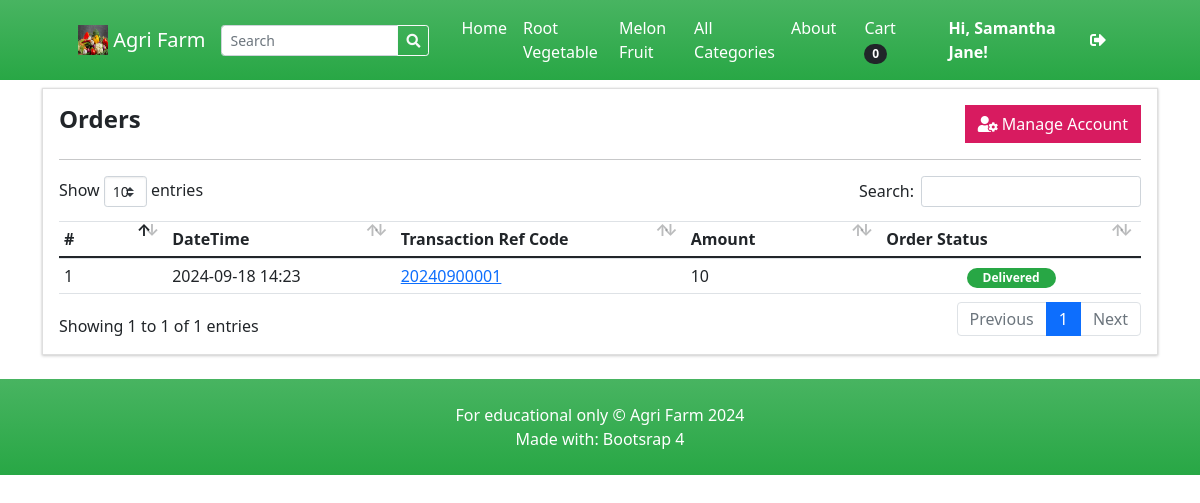
Page /?p=my_account (signed in) on the earlier database version.
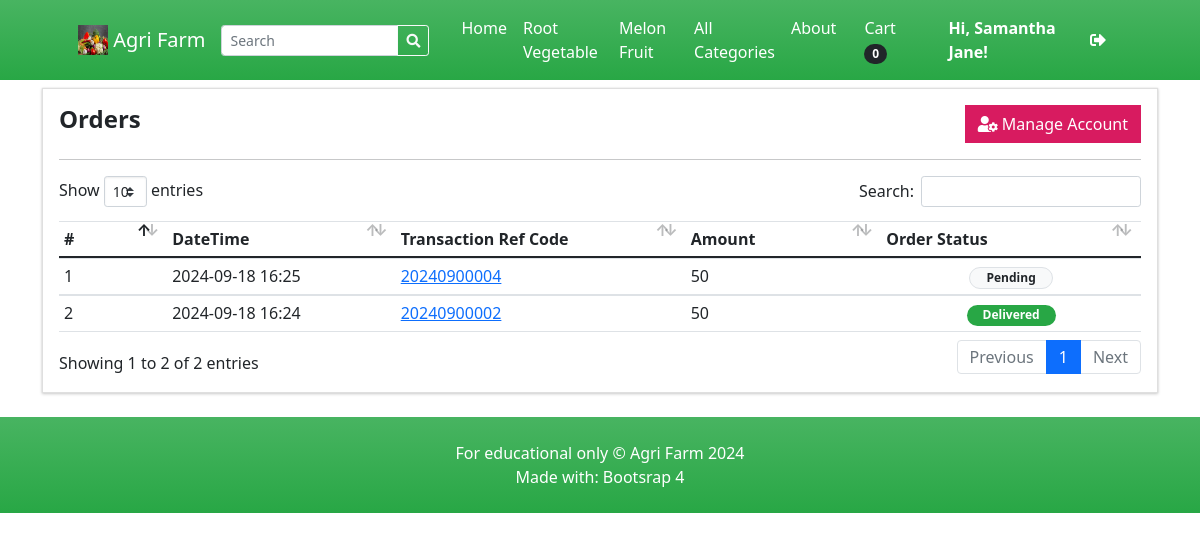
Same page on the later database version.
### tables this page shows
CREATE TABLE `categories` (
  `id` int(30) NOT NULL,
  `user_id_categories` int(11) NOT NULL,
  `category` varchar(250) NOT NULL,
  `description` text DEFAULT NULL,
  `status` tinyint(1) NOT NULL DEFAULT 1,
  `delete_flag` tinyint(1) NOT NULL DEFAULT 0,
  `date_created` datetime NOT NULL DEFAULT current_timestamp()
);

CREATE TABLE `orders` (
  `id` int(30) NOT NULL,
  `product_id` int(30) NOT NULL,
  `ref_code` varchar(100) NOT NULL,
  `client_id` int(30) NOT NULL,
  `delivery_address` text NOT NULL,
  `payment_method` varchar(100) NOT NULL,
  `order_type` tinyint(1) NOT NULL COMMENT '1= pickup,2= deliver',
  `amount` double NOT NULL,
  `status` tinyint(2) NOT NULL COMMENT '0 = pending,\\r\\n1= Packed,\\r\\n2 = Out for Delivery,\\r\\n3=Delivered,\\r\\n4=cancelled',
  `paid` tinyint(1) NOT NULL,
  `date_created` datetime NOT NULL,
  `date_updated` datetime NOT NULL
);

### classes/DBConnection.php (called while the page is built, shortened)
<?php
class DBConnection
{
    private $host = 'localhost';
    private $username = 'root';
    private $password = '';
    private $database = 'store';
    public $conn;
    public function __construct()
    {
        if (!isset($this->conn)) {
            $this->conn = new mysqli($this->host, $this->username, $this->password, $this->database, 8111);
        }
    }
}

### classes/SystemSettings.php (called while the page is built, shortened)
<?php
class SystemSettings extends DBConnection
{
	function userdata($field = '')
	{
		if (!empty($field)) {
			if (isset($_SESSION['userdata'][$field]))
				return $_SESSION['userdata'][$field];
			else
				return null;
		} else {
			return false;
		}
	}
}
$_settings = new SystemSettings();

### my_account.php (the view, shortened to what the changed rows need)
<section class="py-2">
    <div class="container">
        <div class="card rounded-0">
            <div class="card-body">
                <div class="w-100 justify-content-between d-flex">
                    <h4><b>Orders</b></h4>
                    <a href="./?p=edit_account" class="btn btn btn-default btn-flat bg-maroon">
                        <div class="fa fa-user-cog"></div> Manage Account
                    </a>
                </div>
                <hr class="border-warning">
                <table class="table table-stripped text-dark">
                    <colgroup>
                        <col width="10%">
                        <col width="15">
                        <col width="25">
                        <col width="25">
                        <col width="15">
                    </colgroup>
                    <thead>
                        <tr>
                            <th>#</th>
                            <th>DateTime</th>
                            <th>Transaction Ref Code</th>
                            <th>Amount</th>
                            <th>Order Status</th>
                        </tr>
                    </thead>
                    <tbody>
                        <?php
                        $i = 1;
                        $qry = $conn->query("SELECT o.*,concat(c.firstname,' ',c.lastname) as client from `orders` o inner join clients c on c.id = o.client_id where o.client_id = '" . $_settings->userdata('id') . "' order by unix_timestamp(o.date_created) desc ");
                        while ($row = $qry->fetch_assoc()):
                        ?>
                            <tr>
                                <td><?php echo $i++ ?></td>
                                <td><?php echo date("Y-m-d H:i", strtotime($row['date_created'])) ?></td>
                                <td><a href="javascript:void(0)" class="view_order" data-id="<?php echo $row['id'] ?>"><?php echo $row['ref_code'] ?></a></td>
                                <td><?php echo number_format($row['amount']) ?> </td>
                                <td class="text-center">
                                    <?php if ($row['status'] == 0): ?>
                                        <span class="badge badge-light text-dark border px-3 rounded-pill">Pending</span>
                                    <?php elseif ($row['status'] == 1): ?>
                                        <span class="badge badge-primary px-3 rounded-pill">Packed</span>
                                    <?php elseif ($row['status'] == 2): ?>
                                        <span class="badge badge-warning px-3 rounded-pill">Out for Delivery</span>
                                    <?php elseif ($row['status'] == 3): ?>
                                        <span class="badge badge-success px-3 rounded-pill">Delivered</span>
                                    <?php else: ?>
                                        <span class="badge badge-danger px-3 rounded-pill">Cancelled</span>
                                    <?php endif; ?>
                                </td>
                            </tr>
                        <?php endwhile; ?>
                    </tbody>
                </table>
            </div>
        </div>
    </div>
</section>

### inc/topBarNav.php (shortened to what the changed rows need)
<nav class="navbar navbar-expand-lg navbar-dark bg-gradient-green">
  <div class="container px-4 px-lg-5 ">
    <div class="collapse navbar-collapse" id="navbarSupportedContent">
      <ul class="navbar-nav me-auto mb-2 mb-lg-0 ms-lg-4">
        <?php
        $cat_qry = $conn->query("SELECT * FROM categories where status = 1 AND delete_flag = 0 limit 3");
        while ($crow = $cat_qry->fetch_assoc()):
        ?>
          <li class="nav-item"><a class="nav-link text-white" aria-current="page" href="./?p=products&c=<?php echo md5($crow['id']) ?>"><?php echo $crow['category'] ?></a></li>
        <?php endwhile; ?>
      </ul>
    </div>
  </div>
</nav>

Differences in the rows shown:
removed orders: date_created "2024-09-18 14:23", ref_code "20240900001", amount "10", status "Delivered"
added orders: date_created "2024-09-18 16:25", ref_code "20240900004", amount "50", status "Pending"
added orders: date_created "2024-09-18 16:24", ref_code "20240900002", amount "50", status "Delivered"
Other differences:
text written by a page script: "Show entries Search: Showing 1 to 1 of 1 entries Previous 1 Next" → "Show entries Search: Showing 1 to 2 of 2 entries Previous 1 Next"
